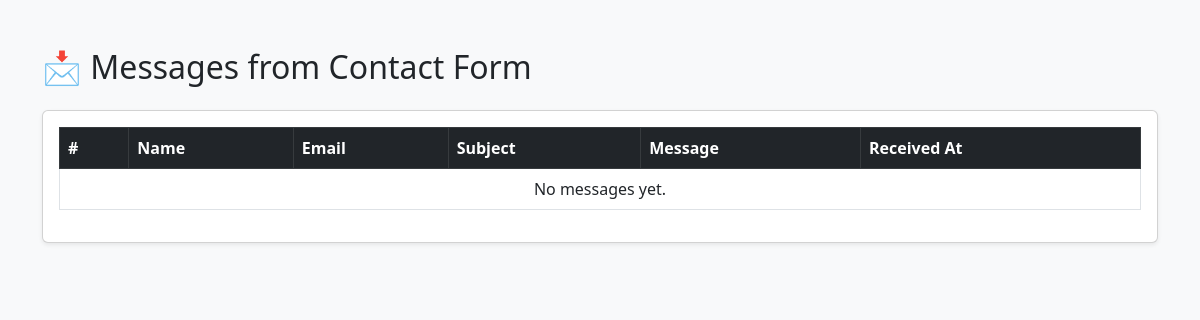
The app's page /admin/content/messages.php, older data.
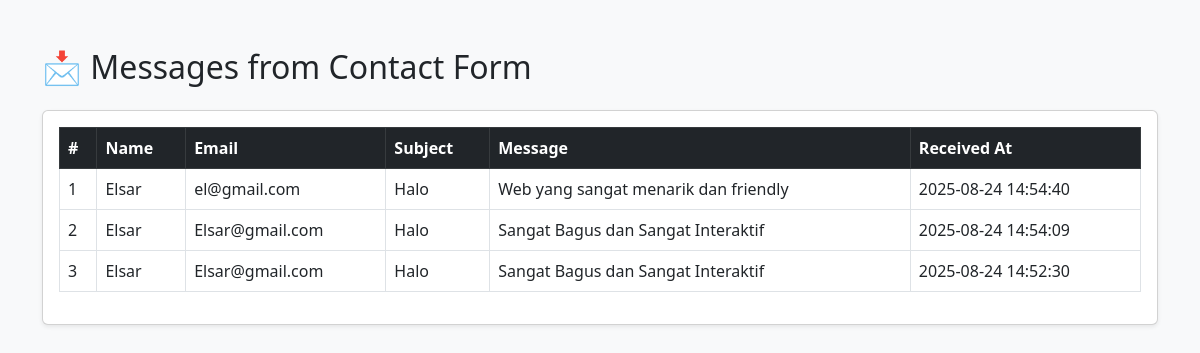
The same page, newer data.
### tables this page shows
CREATE TABLE `messages` (
  `id` int(11) NOT NULL,
  `name` varchar(100) NOT NULL,
  `email` varchar(100) NOT NULL,
  `subject` varchar(150) DEFAULT NULL,
  `message` text NOT NULL,
  `created_at` timestamp NOT NULL DEFAULT current_timestamp()
);

### admin/content/messages.php (the view, shortened to what this page needs)
<?php
include 'koneksi.php';
$result = mysqli_query($koneksi, "SELECT * FROM messages ORDER BY created_at DESC");
?>
<!DOCTYPE html>
<html lang="en">
<head>
  <link href="https://cdn.jsdelivr.net/npm/bootstrap@5.3.0/dist/css/bootstrap.min.css" rel="stylesheet">
</head>
<body class="bg-light">
  <div class="container mt-5">
    <h2 class="mb-4">📩 Messages from Contact Form</h2>
    <div class="card shadow-sm">
      <div class="card-body">
        <table class="table table-bordered table-hover">
          <thead class="table-dark">
            <tr>
              <th>#</th>
              <th>Name</th>
              <th>Email</th>
              <th>Subject</th>
              <th>Message</th>
              <th>Received At</th>
            </tr>
          </thead>
          <tbody>
            <?php if (mysqli_num_rows($result) > 0): ?>
              <?php $no = 1; while ($row = mysqli_fetch_assoc($result)): ?>
                <tr>
                  <td><?= $no++ ?></td>
                  <td><?= htmlspecialchars($row['name']) ?></td>
                  <td><?= htmlspecialchars($row['email']) ?></td>
                  <td><?= htmlspecialchars($row['subject']) ?></td>
                  <td><?= nl2br(htmlspecialchars($row['message'])) ?></td>
                  <td><?= $row['created_at'] ?></td>
                </tr>
              <?php endwhile; ?>
            <?php else: ?>
              <tr>
                <td colspan="6" class="text-center">No messages yet.</td>
              </tr>
            <?php endif; ?>
          </tbody>
        </table>
      </div>
    </div>
  </div>
</body>
</html>

Row changes from the older to the newer data that the page shows:
added messages: name "Elsar", email "el@gmail.com", subject "Halo", message "Web yang sangat menarik dan friendly", created_at "2025-08-24 14:54:40"
added messages: name "Elsar", email "Elsar@gmail.com", subject "Halo", message "Sangat Bagus dan Sangat Interaktif", created_at "2025-08-24 14:54:09"
added messages: name "Elsar", email "Elsar@gmail.com", subject "Halo", message "Sangat Bagus dan Sangat Interaktif", created_at "2025-08-24 14:52:30"
Text that changed along with them:
text no longer shown: "No messages yet."
